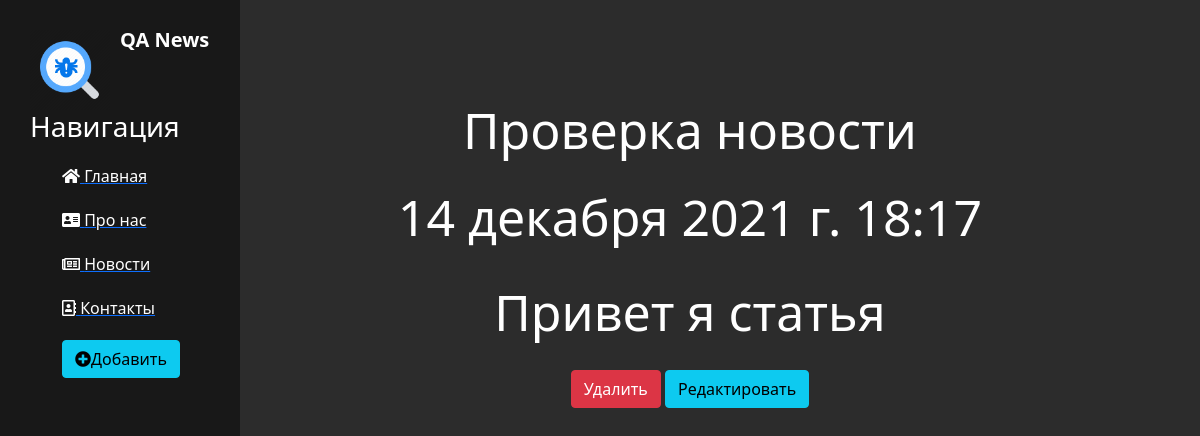
Screenshot of /news/1 with the database file from the repository.
### news/models.py (models this page shows, shortened)
class Articals(models.Model):
    title = models.CharField('Название', max_length=50, default='')
    anons = models.CharField('Анонс', max_length=250, default='')
    full_text = models.TextField('Статья')
    date = models.DateTimeField('Дата публикации')
    class Meta:
        verbose_name = 'Новость'
        verbose_name_plural = 'Новости'

### news/views.py (the view)
# urls.py: path('<int:pk>', views.NewsDetailView.as_view(), name='news-detail'),
class NewsDetailView(DetailView):
    model = Articals
    template_name = 'news/details_view.html'
    context_object_name = 'article'

### news/templates/news/details_view.html (shortened to what this page needs)
{% extends 'main/layaut.html' %}
{% block content %}
    <div class='features'>
        <h1>{{ article.title }}</h1>
        <p>{{ article.date }}</p>
        <p>{{ article.full_text }}</p>
        <a href="{% url 'news-delete' article.id %}" class="btn btn-danger">Удалить</a>
        <a href="{% url 'news-update' article.id %}" class="btn btn-info">Редактировать</a>
    </div>
{% endblock %}

### main/static/main/css/main.css (style rules this page uses)
body { background: #2c2c2c; }
main .features { float: left; color: #fff; margin-top: 100px; text-align: center; width: 75%; }
main .features h1 { font-size: 50px; }
main .features p { font-size: 50px; margin:20px auto }

### rows the page displays
Articals: title "Проверка новости", date "14 декабря 2021 г. 18:17", full_text "Привет я статья"
